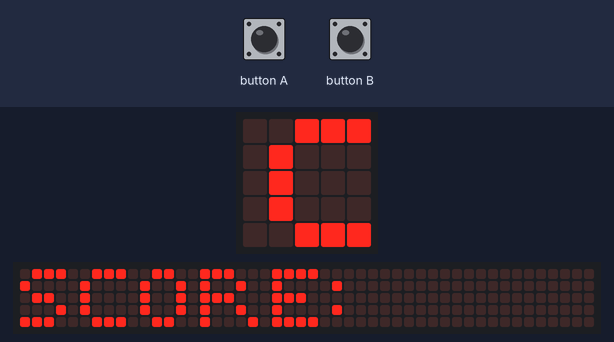
A program run on a simulated BBC micro:bit running MicroPython. Shown: the board's 5×5 LED display, a strip that is not on the board, showing the scrolling text unrolled. The inputs (shaded band) are chosen by the test bench. Random numbers come from a fixed seed; the 48×5 strip is a reading aid, not a part: it shows the text the display is scrolling, unrolled, one strip-width of it at a time.

Above: at 1.27 s.
1.3 s: button A pressed for 0.15 s
At 7.6 s:
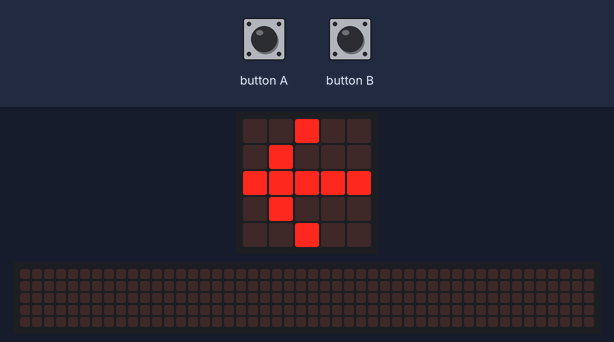
At 13.1 s:
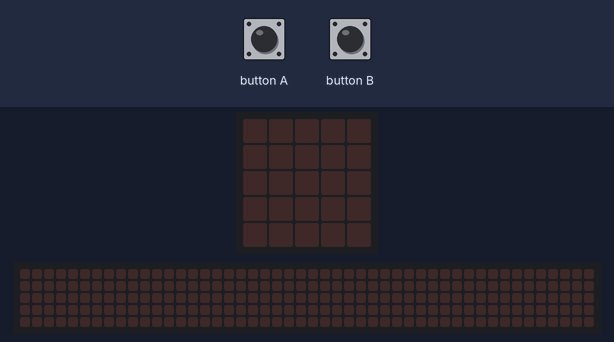

The program:

2023.07.12_Blackjack.py
```python
from microbit import *
import random


#define values of special cards
global Ace
Ace = 11
JACK = 10
QUEEN = 10
KING = 10

#changes value of Ace to 1 if player bust
def checkhigh(hand):
    score = sum(hand)
    if score > 21:
        if Ace in hand:
            hand[hand.index(Ace)] = 1
        score = sum(hand)
    return score


#Moves a card from the deck to the selected hand
def pickacard(deck,hand):
    newcard = random.choice(deck)
    hand.append(newcard)
    deck.remove(newcard)
    return deck,hand

def playgame():
    playerscore = 0
    computerscore = 0

    # array of cards in each suit
    Suit_order = [Ace,2,3,4,5,6,7,8,9,JACK,QUEEN,KING]
    deck = []

    for i in range(4):
        for card in Suit_order:
            deck.append(card)
    #display.scroll("THE CARDS ARE BEING DEALT!")

    #set initial hands for player and computer
    playerhand = []
    computerhand = []
    x=0
    while x != 2:
        deck,playerhand = pickacard(deck, playerhand)
        deck,computerhand = pickacard(deck, computerhand)
        x = x + 1

    #Allow player to twist or stick
    draw = True
    while draw == True:
        playerscore = checkhigh(playerhand)
        if playerscore > 21:
            draw = False
        elif button_a.was_pressed():
            pickacard(deck,playerhand)
            display.show(Image.ARROW_W)
            sleep(500)
            display.clear()
            sleep(500)
        elif button_b.was_pressed():
            draw = False
            display.show(Image.ARROW_E)
            sleep(500)
            display.clear()
            sleep(500)

        else:
            display.scroll("SCORE:")
            display.scroll(playerscore)

    #computer's turn
    #display.scroll("COMPUTER'S TURN:")
    computerscore = checkhigh(computerhand)
    while computerscore <= 13:
        pickacard(deck,computerhand)
        computerscore = checkhigh(computerhand)
        #display.show(Image.ARROW_W)
        #sleep(250)
        #display.clear()
        #sleep(250)
    #display.show(Image.ARROW_E)
    #sleep(250)
    #display.clear()
    #sleep(250)

    #determine and print outcome:
    if playerscore > 21:
        display.scroll("BUST!")
    elif computerscore > 21:
        display.scroll("YOU WIN!")
    elif playerscore == 21:
        display.scroll("BLACKJACK!")
    elif playerscore >= computerscore:
        display.scroll("YOU WIN!")
    else:
        display.scroll("YOU LOSE")

playgame()

#display.scroll("WELCOME TO BLACKJACK!")
#display.scroll("TWIST")
#display.show(Image.ARROW_W)
#sleep(500)
#display.clear
#sleep(250)
#display.scroll("STICK",100)
#display.show(Image.ARROW_E)
#sleep(500)
#display.clear
#sleep(250)
```

Measured:
- what the display in image 1 shows lasts 0.5 s, from 7.2 s to 7.7 s
